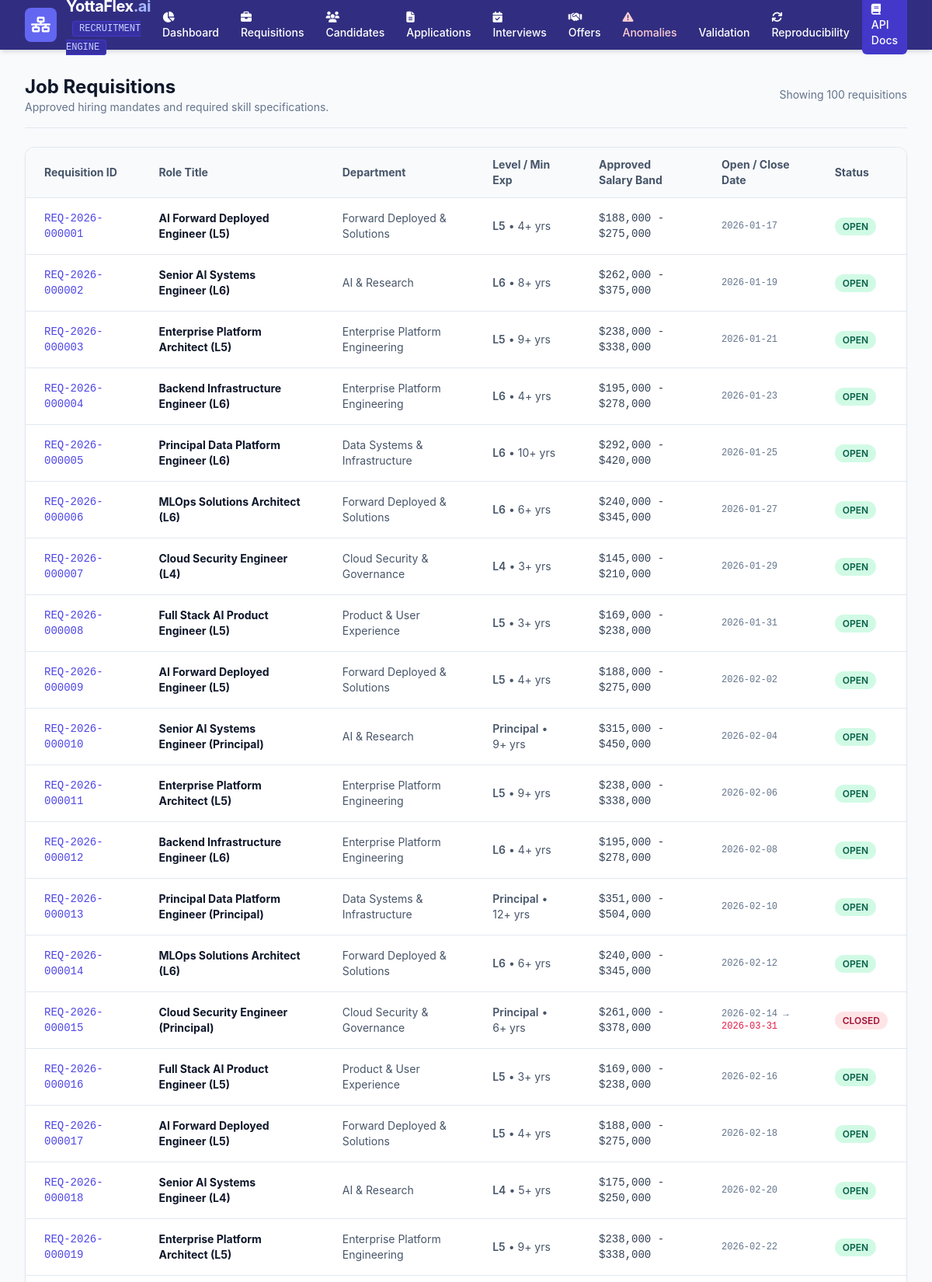
The app's page /ui/requisitions (upper part) with its own data.
### app/models.py (models this page shows)
class JobRequisition(Base):
    __tablename__ = "job_requisitions"
    requisition_id = Column(String(32), primary_key=True)  # REQ-2026-000001
    department_id = Column(String(32), ForeignKey("departments.department_id"), nullable=False)
    title = Column(String(128), nullable=False)
    role_level = Column(String(16), nullable=False)  # L4, L5, L6, Principal
    min_years_experience = Column(Integer, nullable=False)
    min_salary = Column(Float, nullable=False)
    max_salary = Column(Float, nullable=False)
    status = Column(String(32), nullable=False, default="OPEN")  # DRAFT, APPROVED, OPEN, CLOSED
    open_date = Column(String(32), nullable=False)
    close_date = Column(String(32), nullable=True)
    created_at = Column(DateTime, default=datetime.utcnow, nullable=False)
    department = relationship("Department", back_populates="requisitions")
    screening_rules = relationship("ScreeningRule", back_populates="requisition", cascade="all, delete-orphan")
    applications = relationship("Application", back_populates="requisition")

class Department(Base):
    __tablename__ = "departments"
    department_id = Column(String(32), primary_key=True)
    name = Column(String(128), nullable=False, unique=True)
    code = Column(String(16), nullable=False, unique=True)
    cost_center = Column(String(32), nullable=False)
    created_at = Column(DateTime, default=datetime.utcnow, nullable=False)
    requisitions = relationship("JobRequisition", back_populates="department")
    interviewers = relationship("Interviewer", back_populates="department")

### app/routes/ui.py (the view)
@router.get("/ui/requisitions", response_class=HTMLResponse)
def requisitions_view(request: Request, db: Session = Depends(get_db)):
    reqs = db.query(JobRequisition).all()
    return templates.TemplateResponse("requisitions.html", {"request": request, "requisitions": reqs})

### app/templates/requisitions.html (shortened to what this page needs)
{% extends "base.html" %}
{% block content %}
<div class="space-y-6">
    <div class="flex justify-between items-center pb-4 border-b border-slate-200">
        <div>
            <h1 class="text-2xl font-bold text-slate-900">Job Requisitions</h1>
            <p class="text-sm text-slate-500">Approved hiring mandates and required skill specifications.</p>
        </div>
        <div class="text-sm text-slate-500">
            Showing {{ requisitions|length }} requisitions
        </div>
    </div>
    <div class="bg-white rounded-xl shadow-sm border border-slate-200 overflow-hidden">
        <table class="min-w-full divide-y divide-slate-200 text-sm">
            <thead class="bg-slate-50 font-semibold text-slate-600">
                <tr>
                    <th class="px-6 py-3 text-left">Requisition ID</th>
                    <th class="px-6 py-3 text-left">Role Title</th>
                    <th class="px-6 py-3 text-left">Department</th>
                    <th class="px-6 py-3 text-left">Level / Min Exp</th>
                    <th class="px-6 py-3 text-left">Approved Salary Band</th>
                    <th class="px-6 py-3 text-left">Open / Close Date</th>
                    <th class="px-6 py-3 text-left">Status</th>
                </tr>
            </thead>
            <tbody class="divide-y divide-slate-200">
                {% for r in requisitions %}
                <tr class="hover:bg-slate-50 transition">
                    <td class="px-6 py-4 font-mono font-medium text-indigo-600">{{ r.requisition_id }}</td>
                    <td class="px-6 py-4 font-bold text-slate-900">{{ r.title }}</td>
                    <td class="px-6 py-4 text-slate-600">{{ r.department.name }}</td>
                    <td class="px-6 py-4 text-slate-600"><span class="font-semibold">{{ r.role_level }}</span> &bull; {{ r.min_years_experience }}+ yrs</td>
                    <td class="px-6 py-4 text-slate-700 font-mono">${{ "{:,.0f}".format(r.min_salary) }} - ${{ "{:,.0f}".format(r.max_salary) }}</td>
                    <td class="px-6 py-4 text-slate-500 font-mono text-xs">
                        {{ r.open_date }} {% if r.close_date %}&rarr; <span class="text-rose-600">{{ r.close_date }}</span>{% endif %}
                    </td>
                    <td class="px-6 py-4">
                        <span class="px-2.5 py-1 rounded-full text-xs font-semibold
                            {% if r.status == 'OPEN' %}bg-emerald-100 text-emerald-800
                            {% elif r.status == 'CLOSED' %}bg-rose-100 text-rose-800
                            {% else %}bg-slate-100 text-slate-700{% endif %}">
                            {{ r.status }}
                        </span>
                    </td>
                </tr>
                {% endfor %}
            </tbody>
        </table>
    </div>
</div>
{% endblock %}

### app/templates/base.html (style rules this page uses)
body { font-family: -apple-system, BlinkMacSystemFont, "Segoe UI", Roboto, Helvetica, Arial, sans-serif; }

### records on screen
JobRequisition: requisition_id "REQ-2026-000001", title "AI Forward Deployed Engineer (L5)", department.name "Forward Deployed & Solutions", role_level "L5", min_years_experience "4", min_salary "188,000", max_salary "275,000", open_date "2026-01-17", status "OPEN"
JobRequisition: requisition_id "REQ-2026-000002", title "Senior AI Systems Engineer (L6)", department.name "AI & Research", role_level "L6", min_years_experience "8", min_salary "262,000", max_salary "375,000", open_date "2026-01-19", status "OPEN"
JobRequisition: requisition_id "REQ-2026-000003", title "Enterprise Platform Architect (L5)", department.name "Enterprise Platform Engineering", role_level "L5", min_years_experience "9", min_salary "238,000", max_salary "338,000", open_date "2026-01-21", status "OPEN"
JobRequisition: requisition_id "REQ-2026-000004", title "Backend Infrastructure Engineer (L6)", department.name "Enterprise Platform Engineering", role_level "L6", min_years_experience "4", min_salary "195,000", max_salary "278,000", open_date "2026-01-23", status "OPEN"
JobRequisition: requisition_id "REQ-2026-000005", title "Principal Data Platform Engineer (L6)", department.name "Data Systems & Infrastructure", role_level "L6", min_years_experience "10", min_salary "292,000", max_salary "420,000", open_date "2026-01-25", status "OPEN"
JobRequisition: requisition_id "REQ-2026-000006", title "MLOps Solutions Architect (L6)", department.name "Forward Deployed & Solutions", role_level "L6", min_years_experience "6", min_salary "240,000", max_salary "345,000", open_date "2026-01-27", status "OPEN"
JobRequisition: requisition_id "REQ-2026-000007", title "Cloud Security Engineer (L4)", department.name "Cloud Security & Governance", role_level "L4", min_years_experience "3", min_salary "145,000", max_salary "210,000", open_date "2026-01-29", status "OPEN"
JobRequisition: requisition_id "REQ-2026-000008", title "Full Stack AI Product Engineer (L5)", department.name "Product & User Experience", role_level "L5", min_years_experience "3", min_salary "169,000", max_salary "238,000", open_date "2026-01-31", status "OPEN"
JobRequisition: requisition_id "REQ-2026-000009", title "AI Forward Deployed Engineer (L5)", department.name "Forward Deployed & Solutions", role_level "L5", min_years_experience "4", min_salary "188,000", max_salary "275,000", open_date "2026-02-02", status "OPEN"
JobRequisition: requisition_id "REQ-2026-000010", title "Senior AI Systems Engineer (Principal)", department.name "AI & Research", role_level "Principal", min_years_experience "9", min_salary "315,000", max_salary "450,000", open_date "2026-02-04", status "OPEN"
JobRequisition: requisition_id "REQ-2026-000011", title "Enterprise Platform Architect (L5)", department.name "Enterprise Platform Engineering", role_level "L5", min_years_experience "9", min_salary "238,000", max_salary "338,000", open_date "2026-02-06", status "OPEN"
JobRequisition: requisition_id "REQ-2026-000012", title "Backend Infrastructure Engineer (L6)", department.name "Enterprise Platform Engineering", role_level "L6", min_years_experience "4", min_salary "195,000", max_salary "278,000", open_date "2026-02-08", status "OPEN"
JobRequisition: requisition_id "REQ-2026-000013", title "Principal Data Platform Engineer (Principal)", department.name "Data Systems & Infrastructure", role_level "Principal", min_years_experience "12", min_salary "351,000", max_salary "504,000", open_date "2026-02-10", status "OPEN"
JobRequisition: requisition_id "REQ-2026-000014", title "MLOps Solutions Architect (L6)", department.name "Forward Deployed & Solutions", role_level "L6", min_years_experience "6", min_salary "240,000", max_salary "345,000", open_date "2026-02-12", status "OPEN"
JobRequisition: requisition_id "REQ-2026-000015", title "Cloud Security Engineer (Principal)", department.name "Cloud Security & Governance", role_level "Principal", min_years_experience "6", min_salary "261,000", max_salary "378,000", open_date "2026-02-14", close_date "2026-03-31", status "CLOSED"
JobRequisition: requisition_id "REQ-2026-000016", title "Full Stack AI Product Engineer (L5)", department.name "Product & User Experience", role_level "L5", min_years_experience "3", min_salary "169,000", max_salary "238,000", open_date "2026-02-16", status "OPEN"
JobRequisition: requisition_id "REQ-2026-000017", title "AI Forward Deployed Engineer (L5)", department.name "Forward Deployed & Solutions", role_level "L5", min_years_experience "4", min_salary "188,000", max_salary "275,000", open_date "2026-02-18", status "OPEN"
JobRequisition: requisition_id "REQ-2026-000018", title "Senior AI Systems Engineer (L4)", department.name "AI & Research", role_level "L4", min_years_experience "5", min_salary "175,000", max_salary "250,000", open_date "2026-02-20", status "OPEN"
JobRequisition: requisition_id "REQ-2026-000019", title "Enterprise Platform Architect (L5)", department.name "Enterprise Platform Engineering", role_level "L5", min_years_experience "9", min_salary "238,000", max_salary "338,000", open_date "2026-02-22", status "OPEN"

### other values on screen
{{ requisitions|length }} "100"
